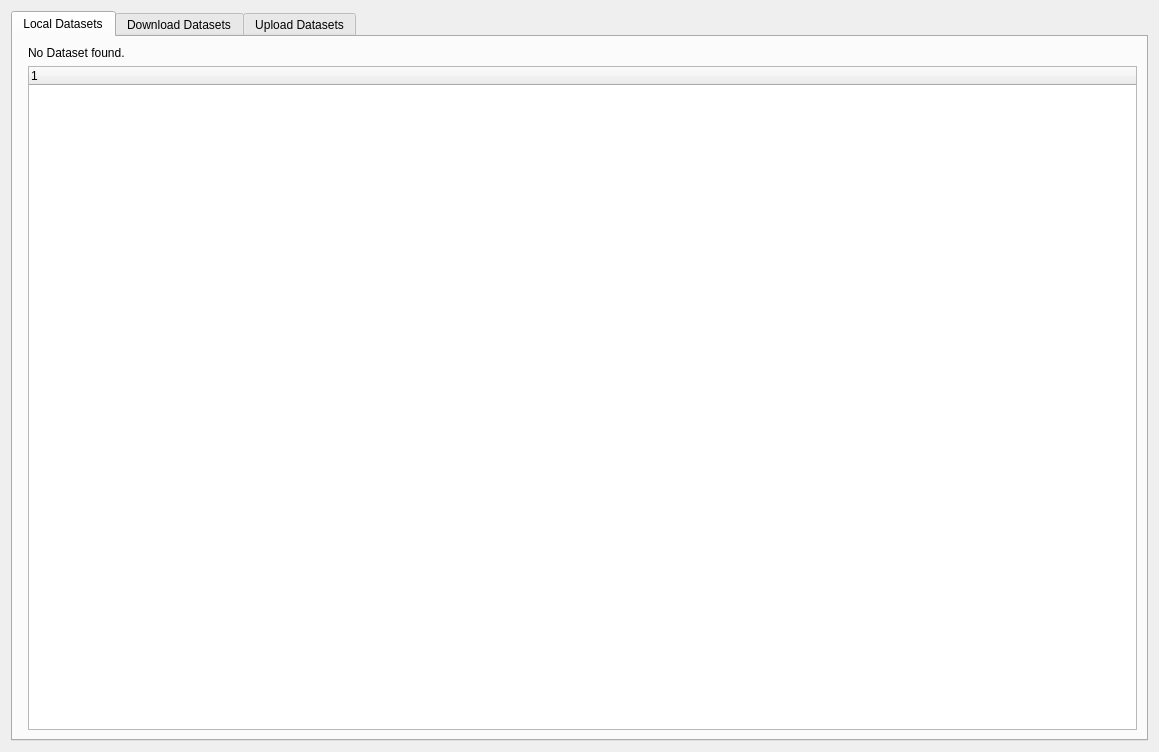
<?xml version="1.0" encoding="UTF-8"?>
<ui version="4.0">
 <class>qDataStoreWidget</class>
 <widget class="QWidget" name="qDataStoreWidget">
  <property name="geometry">
   <rect>
    <x>0</x>
    <y>0</y>
    <width>1159</width>
    <height>752</height>
   </rect>
  </property>
  <property name="windowTitle">
   <string>Data Store</string>
  </property>
  <layout class="QVBoxLayout" name="verticalLayout_2">
   <item>
    <widget class="QTabWidget" name="tabWidget">
     <property name="currentIndex">
      <number>0</number>
     </property>
     <widget class="QWidget" name="ManageTab">
      <attribute name="title">
       <string>Local Datasets</string>
      </attribute>
      <layout class="QHBoxLayout" name="horizontalLayout">
       <item>
        <widget class="QWidget" name="widget" native="true"/>
       </item>
       <item>
        <layout class="QVBoxLayout" name="vLayoutManage">
         <item>
          <widget class="QLabel" name="noDatasetMessage">
           <property name="text">
            <string>No Dataset found.</string>
           </property>
          </widget>
         </item>
         <item>
          <widget class="QTreeWidget" name="treeWidget">
           <property name="headerHidden">
            <bool>false</bool>
           </property>
           <column>
            <property name="text">
             <string notr="true">1</string>
            </property>
           </column>
          </widget>
         </item>
        </layout>
       </item>
      </layout>
     </widget>
     <widget class="QWidget" name="DownloadTab">
      <attribute name="title">
       <string>Download Datasets</string>
      </attribute>
      <layout class="QVBoxLayout" name="verticalLayout_4"/>
     </widget>
     <widget class="QWidget" name="UploadTab">
      <attribute name="title">
       <string>Upload Datasets</string>
      </attribute>
      <layout class="QVBoxLayout" name="verticalLayout"/>
     </widget>
    </widget>
   </item>
  </layout>
 </widget>
 <resources/>
 <connections/>
</ui>
